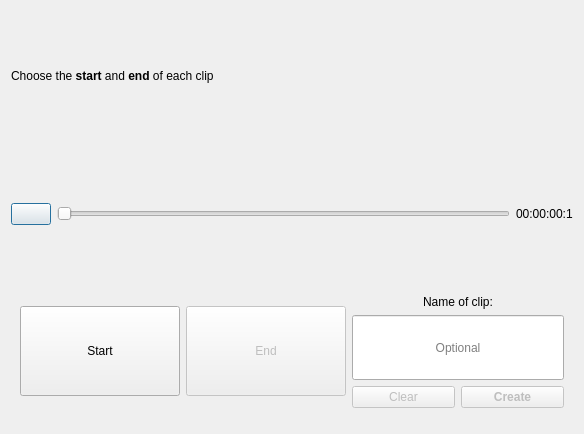
<?xml version="1.0" encoding="UTF-8"?>
<ui version="4.0">
 <class>Dialog</class>
 <widget class="QDialog" name="Dialog">
  <property name="geometry">
   <rect>
    <x>0</x>
    <y>0</y>
    <width>584</width>
    <height>434</height>
   </rect>
  </property>
  <property name="windowTitle">
   <string>Split Clip</string>
  </property>
  <property name="windowIcon">
   <iconset>
    <normaloff>../../images/openshot.svg</normaloff>../../images/openshot.svg</iconset>
  </property>
  <property name="autoFillBackground">
   <bool>false</bool>
  </property>
  <layout class="QGridLayout" name="gridLayout">
   <item row="4" column="0">
    <widget class="QDialogButtonBox" name="buttonBox">
     <property name="enabled">
      <bool>true</bool>
     </property>
     <property name="orientation">
      <enum>Qt::Horizontal</enum>
     </property>
     <property name="standardButtons">
      <set>QDialogButtonBox::NoButton</set>
     </property>
    </widget>
   </item>
   <item row="3" column="0">
    <layout class="QHBoxLayout" name="horizontalLayout">
     <item>
      <layout class="QVBoxLayout" name="verticalLayout">
       <item>
        <widget class="QLabel" name="lblInstructions">
         <property name="text">
          <string>Choose the &lt;b&gt;start&lt;/b&gt; and &lt;b&gt;end&lt;/b&gt; of each clip</string>
         </property>
        </widget>
       </item>
       <item>
        <layout class="QHBoxLayout" name="horizontalLayout_3">
         <item>
          <widget class="QPushButton" name="btnPlay">
           <property name="text">
            <string/>
           </property>
           <property name="icon">
            <iconset theme="media-playback-start"/>
           </property>
           <property name="checkable">
            <bool>true</bool>
           </property>
          </widget>
         </item>
         <item>
          <widget class="QSlider" name="sliderVideo">
           <property name="tracking">
            <bool>true</bool>
           </property>
           <property name="orientation">
            <enum>Qt::Horizontal</enum>
           </property>
          </widget>
         </item>
         <item>
          <widget class="QLabel" name="lblVideoTime">
           <property name="text">
            <string>00:00:00:1</string>
           </property>
          </widget>
         </item>
        </layout>
       </item>
       <item>
        <widget class="QWidget" name="widgetControls" native="true">
         <layout class="QHBoxLayout" name="horizontalLayout_2">
          <item>
           <widget class="QPushButton" name="btnStart">
            <property name="minimumSize">
             <size>
              <width>160</width>
              <height>90</height>
             </size>
            </property>
            <property name="toolTip">
             <string>Set the start of a clip</string>
            </property>
            <property name="text">
             <string>Start</string>
            </property>
           </widget>
          </item>
          <item>
           <widget class="QPushButton" name="btnEnd">
            <property name="enabled">
             <bool>false</bool>
            </property>
            <property name="minimumSize">
             <size>
              <width>160</width>
              <height>90</height>
             </size>
            </property>
            <property name="toolTip">
             <string>Set the end of a clip</string>
            </property>
            <property name="text">
             <string>End</string>
            </property>
           </widget>
          </item>
          <item>
           <layout class="QVBoxLayout" name="verticalLayout_2">
            <item>
             <widget class="QLabel" name="label">
              <property name="sizePolicy">
               <sizepolicy hsizetype="Preferred" vsizetype="Fixed">
                <horstretch>0</horstretch>
                <verstretch>0</verstretch>
               </sizepolicy>
              </property>
              <property name="text">
               <string>Name of clip:</string>
              </property>
              <property name="alignment">
               <set>Qt::AlignCenter</set>
              </property>
             </widget>
            </item>
            <item>
             <widget class="QLineEdit" name="txtName">
              <property name="sizePolicy">
               <sizepolicy hsizetype="Expanding" vsizetype="Preferred">
                <horstretch>0</horstretch>
                <verstretch>0</verstretch>
               </sizepolicy>
              </property>
              <property name="alignment">
               <set>Qt::AlignCenter</set>
              </property>
              <property name="placeholderText">
               <string>Optional</string>
              </property>
             </widget>
            </item>
            <item>
             <layout class="QHBoxLayout" name="horizontalLayout_5">
              <item>
               <widget class="QPushButton" name="btnClear">
                <property name="enabled">
                 <bool>false</bool>
                </property>
                <property name="text">
                 <string>Clear</string>
                </property>
               </widget>
              </item>
              <item>
               <widget class="QPushButton" name="btnAddClip">
                <property name="enabled">
                 <bool>false</bool>
                </property>
                <property name="styleSheet">
                 <string notr="true">font-weight: bold</string>
                </property>
                <property name="text">
                 <string>Create</string>
                </property>
               </widget>
              </item>
             </layout>
            </item>
           </layout>
          </item>
         </layout>
        </widget>
       </item>
      </layout>
     </item>
    </layout>
   </item>
  </layout>
 </widget>
 <resources/>
 <connections>
  <connection>
   <sender>buttonBox</sender>
   <signal>rejected()</signal>
   <receiver>Dialog</receiver>
   <slot>reject()</slot>
   <hints>
    <hint type="sourcelabel">
     <x>184</x>
     <y>234</y>
    </hint>
    <hint type="destinationlabel">
     <x>286</x>
     <y>274</y>
    </hint>
   </hints>
  </connection>
  <connection>
   <sender>buttonBox</sender>
   <signal>accepted()</signal>
   <receiver>Dialog</receiver>
   <slot>accept()</slot>
   <hints>
    <hint type="sourcelabel">
     <x>184</x>
     <y>228</y>
    </hint>
    <hint type="destinationlabel">
     <x>157</x>
     <y>274</y>
    </hint>
   </hints>
  </connection>
 </connections>
</ui>
